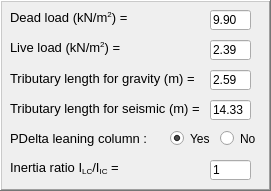
      <widget class="QFrame" name="LoadsFrame">
       <property name="geometry">
        <rect>
         <x>0</x>
         <y>280</y>
         <width>271</width>
         <height>191</height>
        </rect>
       </property>
       <property name="frameShape">
        <enum>QFrame::WinPanel</enum>
       </property>
       <property name="frameShadow">
        <enum>QFrame::Raised</enum>
       </property>
       <widget class="QLabel" name="label_28">
        <property name="geometry">
         <rect>
          <x>10</x>
          <y>10</y>
          <width>151</width>
          <height>16</height>
         </rect>
        </property>
        <property name="font">
         <font>
          <family>Arial</family>
          <pointsize>10</pointsize>
          <weight>50</weight>
          <italic>false</italic>
          <bold>false</bold>
         </font>
        </property>
        <property name="text">
         <string>&lt;html&gt;&lt;head/&gt;&lt;body&gt;&lt;p&gt;Dead load (kN/m&lt;span style=&quot; vertical-align:super;&quot;&gt;2&lt;/span&gt;) =&lt;/p&gt;&lt;/body&gt;&lt;/html&gt;</string>
        </property>
       </widget>
       <widget class="QLineEdit" name="DL">
        <property name="geometry">
         <rect>
          <x>210</x>
          <y>10</y>
          <width>41</width>
          <height>20</height>
         </rect>
        </property>
        <property name="text">
         <string>9.90</string>
        </property>
        <property name="placeholderText">
         <string>6</string>
        </property>
       </widget>
       <widget class="QLineEdit" name="LL">
        <property name="geometry">
         <rect>
          <x>210</x>
          <y>40</y>
          <width>41</width>
          <height>20</height>
         </rect>
        </property>
        <property name="text">
         <string>2.39</string>
        </property>
        <property name="placeholderText">
         <string>2</string>
        </property>
       </widget>
       <widget class="QLabel" name="label_30">
        <property name="geometry">
         <rect>
          <x>10</x>
          <y>70</y>
          <width>191</width>
          <height>16</height>
         </rect>
        </property>
        <property name="font">
         <font>
          <family>Arial</family>
          <pointsize>10</pointsize>
          <weight>50</weight>
          <italic>false</italic>
          <bold>false</bold>
         </font>
        </property>
        <property name="text">
         <string>Tributary length for gravity (m) =</string>
        </property>
       </widget>
       <widget class="QLineEdit" name="Lafg">
        <property name="geometry">
         <rect>
          <x>210</x>
          <y>70</y>
          <width>41</width>
          <height>20</height>
         </rect>
        </property>
        <property name="text">
         <string>2.59</string>
        </property>
        <property name="placeholderText">
         <string>5</string>
        </property>
       </widget>
       <widget class="QLabel" name="label_31">
        <property name="geometry">
         <rect>
          <x>10</x>
          <y>100</y>
          <width>201</width>
          <height>16</height>
         </rect>
        </property>
        <property name="font">
         <font>
          <family>Arial</family>
          <pointsize>10</pointsize>
          <weight>50</weight>
          <italic>false</italic>
          <bold>false</bold>
         </font>
        </property>
        <property name="text">
         <string>Tributary length for seismic (m) =</string>
        </property>
       </widget>
       <widget class="QLineEdit" name="Lafs">
        <property name="geometry">
         <rect>
          <x>210</x>
          <y>100</y>
          <width>41</width>
          <height>20</height>
         </rect>
        </property>
        <property name="text">
         <string>14.33</string>
        </property>
        <property name="placeholderText">
         <string>5</string>
        </property>
       </widget>
       <widget class="QLabel" name="label_29">
        <property name="geometry">
         <rect>
          <x>10</x>
          <y>40</y>
          <width>151</width>
          <height>16</height>
         </rect>
        </property>
        <property name="font">
         <font>
          <family>Arial</family>
          <pointsize>10</pointsize>
          <weight>50</weight>
          <italic>false</italic>
          <bold>false</bold>
         </font>
        </property>
        <property name="text">
         <string>&lt;html&gt;&lt;head/&gt;&lt;body&gt;&lt;p&gt;Live load (kN/m&lt;span style=&quot; vertical-align:super;&quot;&gt;2&lt;/span&gt;) =&lt;/p&gt;&lt;/body&gt;&lt;/html&gt;</string>
        </property>
       </widget>
       <widget class="QLabel" name="label_71">
        <property name="geometry">
         <rect>
          <x>10</x>
          <y>130</y>
          <width>151</width>
          <height>16</height>
         </rect>
        </property>
        <property name="font">
         <font>
          <family>Arial</family>
          <pointsize>10</pointsize>
          <weight>50</weight>
          <italic>false</italic>
          <bold>false</bold>
         </font>
        </property>
        <property name="text">
         <string>PDelta leaning column :</string>
        </property>
       </widget>
       <widget class="QRadioButton" name="radioButtonYesLC">
        <property name="geometry">
         <rect>
          <x>170</x>
          <y>130</y>
          <width>51</width>
          <height>17</height>
         </rect>
        </property>
        <property name="font">
         <font>
          <weight>50</weight>
          <italic>false</italic>
          <bold>false</bold>
         </font>
        </property>
        <property name="text">
         <string>Yes</string>
        </property>
        <property name="checked">
         <bool>true</bool>
        </property>
       </widget>
       <widget class="QRadioButton" name="radioButtonNoLC">
        <property name="geometry">
         <rect>
          <x>220</x>
          <y>130</y>
          <width>51</width>
          <height>17</height>
         </rect>
        </property>
        <property name="font">
         <font>
          <weight>50</weight>
          <italic>false</italic>
          <bold>false</bold>
         </font>
        </property>
        <property name="text">
         <string>No</string>
        </property>
        <property name="checked">
         <bool>false</bool>
        </property>
       </widget>
       <widget class="QLineEdit" name="InertiaRatio">
        <property name="geometry">
         <rect>
          <x>210</x>
          <y>160</y>
          <width>41</width>
          <height>20</height>
         </rect>
        </property>
        <property name="text">
         <string>1</string>
        </property>
        <property name="placeholderText">
         <string>5</string>
        </property>
       </widget>
       <widget class="QLabel" name="label_72">
        <property name="geometry">
         <rect>
          <x>10</x>
          <y>160</y>
          <width>191</width>
          <height>16</height>
         </rect>
        </property>
        <property name="font">
         <font>
          <family>Arial</family>
          <pointsize>10</pointsize>
          <weight>50</weight>
          <italic>false</italic>
          <bold>false</bold>
         </font>
        </property>
        <property name="text">
         <string>&lt;html&gt;&lt;head/&gt;&lt;body&gt;&lt;p&gt;Inertia ratio I&lt;span style=&quot; vertical-align:sub;&quot;&gt;LC&lt;/span&gt;/I&lt;span style=&quot; vertical-align:sub;&quot;&gt;IC&lt;/span&gt; =&lt;/p&gt;&lt;/body&gt;&lt;/html&gt;</string>
        </property>
       </widget>
      </widget>
